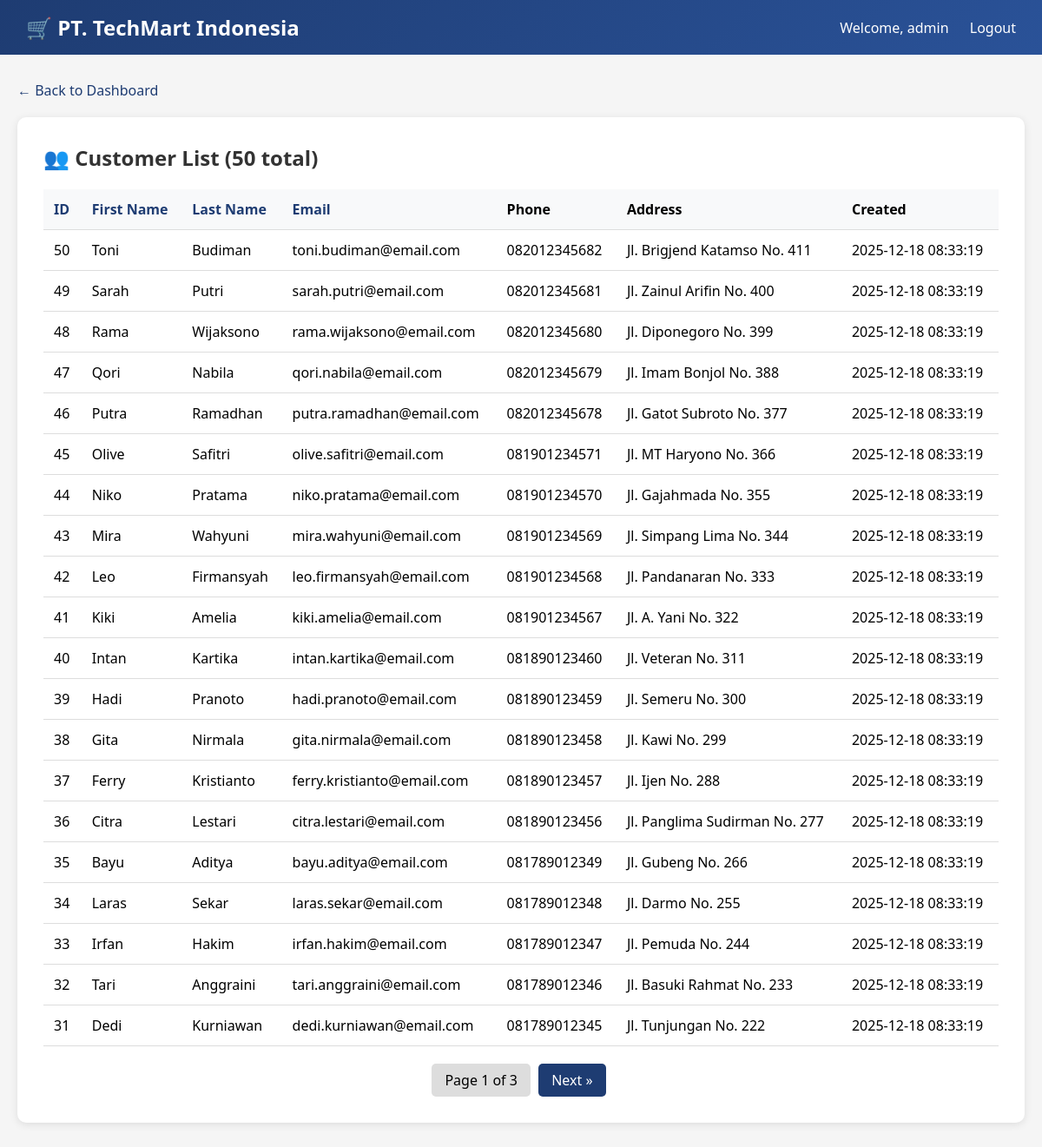
The app's page /customers.php?order=id&dir=DESC (signed in) with its own data.
### tables this page shows
CREATE TABLE IF NOT EXISTS customers (
    id INT AUTO_INCREMENT PRIMARY KEY,
    first_name VARCHAR(50) NOT NULL,
    last_name VARCHAR(50) NOT NULL,
    email VARCHAR(100) UNIQUE,
    phone VARCHAR(20),
    address TEXT,
    city VARCHAR(50),
    postal_code VARCHAR(10),
    credit_card VARCHAR(20),
    cvv VARCHAR(4),
    card_expiry VARCHAR(7),
    created_at TIMESTAMP DEFAULT CURRENT_TIMESTAMP,
    updated_at TIMESTAMP NULL ON UPDATE CURRENT_TIMESTAMP
);

### www/customers.php (the view, shortened to what this page needs)
<?php
function getDbConnection() {
    $host = getenv('MYSQL_HOST') ?: 'victim-db';
    $user = getenv('MYSQL_USER') ?: 'techmart_user';
    $pass = getenv('MYSQL_PASSWORD') ?: 'password123';
    $db = getenv('MYSQL_DATABASE') ?: 'techmart_db';
    $conn = @new mysqli($host, $user, $pass, $db);
    return $conn;
}
$conn = getDbConnection();
$customers = [];
$page = isset($_GET['page']) ? (int)$_GET['page'] : 1;
$limit = 20;
$offset = ($page - 1) * $limit;
$order = isset($_GET['order']) ? $_GET['order'] : 'id';
$dir = isset($_GET['dir']) ? $_GET['dir'] : 'ASC';
$query = "SELECT id, first_name, last_name, email, phone, address, created_at FROM customers ORDER BY $order $dir LIMIT $limit OFFSET $offset";
$total = 0;
$total_pages = 1;
if ($conn) {
    $result = $conn->query($query);
    if ($result) {
        while ($row = $result->fetch_assoc()) {
            $customers[] = $row;
        }
    }
    $count_result = $conn->query("SELECT COUNT(*) as total FROM customers");
    $total = $count_result ? $count_result->fetch_assoc()['total'] : 0;
    $total_pages = ceil($total / $limit);
}
?>
<!DOCTYPE html>
<html lang="en">
<head>
</head>
<body>
    <nav class="navbar">
        <h1>🛒 PT. TechMart Indonesia</h1>
        <div>
            <span>Welcome, <?php echo htmlspecialchars($_SESSION['user']); ?></span>
            <a href="logout.php">Logout</a>
        </div>
    </nav>
    <div class="container">
        <a href="dashboard.php" class="back-link">← Back to Dashboard</a>
        <div class="card">
            <h2>👥 Customer List (<?php echo number_format($total); ?> total)</h2>
            <table>
                <thead>
                    <tr>
                        <th><a href="?order=id&dir=<?php echo $dir == 'ASC' ? 'DESC' : 'ASC'; ?>">ID</a></th>
                        <th><a href="?order=first_name&dir=<?php echo $dir == 'ASC' ? 'DESC' : 'ASC'; ?>">First Name</a></th>
                        <th><a href="?order=last_name&dir=<?php echo $dir == 'ASC' ? 'DESC' : 'ASC'; ?>">Last Name</a></th>
                        <th><a href="?order=email&dir=<?php echo $dir == 'ASC' ? 'DESC' : 'ASC'; ?>">Email</a></th>
                        <th>Phone</th>
                        <th>Address</th>
                        <th>Created</th>
                    </tr>
                </thead>
                <tbody>
                    <?php foreach ($customers as $c): ?>
                        <tr>
                            <td><?php echo htmlspecialchars($c['id']); ?></td>
                            <td><?php echo htmlspecialchars($c['first_name']); ?></td>
                            <td><?php echo htmlspecialchars($c['last_name']); ?></td>
                            <td><?php echo htmlspecialchars($c['email']); ?></td>
                            <td><?php echo htmlspecialchars($c['phone']); ?></td>
                            <td><?php echo htmlspecialchars($c['address']); ?></td>
                            <td><?php echo htmlspecialchars($c['created_at']); ?></td>
                        </tr>
                    <?php endforeach; ?>
                </tbody>
            </table>
            <?php if ($total_pages > 1): ?>
                <div class="pagination">
                    <span>Page <?php echo $page; ?> of <?php echo $total_pages; ?></span>
                    <?php if ($page < $total_pages): ?>
                        <a href="?page=<?php echo $page + 1; ?>&order=<?php echo $order; ?>&dir=<?php echo $dir; ?>">Next »</a>
                    <?php endif; ?>
                </div>
            <?php endif; ?>
        </div>
    </div>
</body>
</html>

### www/customers.php (style rules this page uses)
* { margin: 0; padding: 0; box-sizing: border-box; }
body { font-family: 'Segoe UI', Tahoma, Geneva, Verdana, sans-serif; background: #f5f5f5; }
.navbar { background: linear-gradient(135deg, #1e3c72, #2a5298); padding: 15px 30px; color: white; display: flex; justify-content: space-between; align-items: center; }
.navbar h1 { font-size: 1.5rem; }
.navbar a { color: white; text-decoration: none; margin-left: 20px; }
.container { max-width: 1400px; margin: 30px auto; padding: 0 20px; }
.card { background: white; padding: 30px; border-radius: 10px; box-shadow: 0 2px 10px rgba(0,0,0,0.1); }
.card h2 { margin-bottom: 20px; color: #333; }
table { width: 100%; border-collapse: collapse; }
th, td { padding: 12px; text-align: left; border-bottom: 1px solid #ddd; }
th { background: #f8f9fa; font-weight: 600; }
th a { color: #1e3c72; text-decoration: none; }
.pagination { margin-top: 20px; text-align: center; }
.pagination a { display: inline-block; padding: 8px 15px; margin: 0 5px; background: #1e3c72; color: white; text-decoration: none; border-radius: 5px; }
.pagination span { padding: 8px 15px; background: #ddd; border-radius: 5px; }
.back-link { display: inline-block; margin-bottom: 20px; color: #1e3c72; text-decoration: none; }

### records on screen
customers: id "50", first_name "Toni", last_name "Budiman", email "toni.budiman@email.com", phone "082012345682", address "Jl. Brigjend Katamso No. 411", created_at "2025-12-18 08:33:19"
customers: id "49", first_name "Sarah", last_name "Putri", email "sarah.putri@email.com", phone "082012345681", address "Jl. Zainul Arifin No. 400", created_at "2025-12-18 08:33:19"
customers: id "48", first_name "Rama", last_name "Wijaksono", email "rama.wijaksono@email.com", phone "082012345680", address "Jl. Diponegoro No. 399", created_at "2025-12-18 08:33:19"
customers: id "47", first_name "Qori", last_name "Nabila", email "qori.nabila@email.com", phone "082012345679", address "Jl. Imam Bonjol No. 388", created_at "2025-12-18 08:33:19"
customers: id "46", first_name "Putra", last_name "Ramadhan", email "putra.ramadhan@email.com", phone "082012345678", address "Jl. Gatot Subroto No. 377", created_at "2025-12-18 08:33:19"
customers: id "45", first_name "Olive", last_name "Safitri", email "olive.safitri@email.com", phone "081901234571", address "Jl. MT Haryono No. 366", created_at "2025-12-18 08:33:19"
customers: id "44", first_name "Niko", last_name "Pratama", email "niko.pratama@email.com", phone "081901234570", address "Jl. Gajahmada No. 355", created_at "2025-12-18 08:33:19"
customers: id "43", first_name "Mira", last_name "Wahyuni", email "mira.wahyuni@email.com", phone "081901234569", address "Jl. Simpang Lima No. 344", created_at "2025-12-18 08:33:19"
customers: id "42", first_name "Leo", last_name "Firmansyah", email "leo.firmansyah@email.com", phone "081901234568", address "Jl. Pandanaran No. 333", created_at "2025-12-18 08:33:19"
customers: id "41", first_name "Kiki", last_name "Amelia", email "kiki.amelia@email.com", phone "081901234567", address "Jl. A. Yani No. 322", created_at "2025-12-18 08:33:19"
customers: id "40", first_name "Intan", last_name "Kartika", email "intan.kartika@email.com", phone "081890123460", address "Jl. Veteran No. 311", created_at "2025-12-18 08:33:19"
customers: id "39", first_name "Hadi", last_name "Pranoto", email "hadi.pranoto@email.com", phone "081890123459", address "Jl. Semeru No. 300", created_at "2025-12-18 08:33:19"
customers: id "38", first_name "Gita", last_name "Nirmala", email "gita.nirmala@email.com", phone "081890123458", address "Jl. Kawi No. 299", created_at "2025-12-18 08:33:19"
customers: id "37", first_name "Ferry", last_name "Kristianto", email "ferry.kristianto@email.com", phone "081890123457", address "Jl. Ijen No. 288", created_at "2025-12-18 08:33:19"
customers: id "36", first_name "Citra", last_name "Lestari", email "citra.lestari@email.com", phone "081890123456", address "Jl. Panglima Sudirman No. 277", created_at "2025-12-18 08:33:19"
customers: id "35", first_name "Bayu", last_name "Aditya", email "bayu.aditya@email.com", phone "081789012349", address "Jl. Gubeng No. 266", created_at "2025-12-18 08:33:19"
customers: id "34", first_name "Laras", last_name "Sekar", email "laras.sekar@email.com", phone "081789012348", address "Jl. Darmo No. 255", created_at "2025-12-18 08:33:19"
customers: id "33", first_name "Irfan", last_name "Hakim", email "irfan.hakim@email.com", phone "081789012347", address "Jl. Pemuda No. 244", created_at "2025-12-18 08:33:19"
customers: id "32", first_name "Tari", last_name "Anggraini", email "tari.anggraini@email.com", phone "081789012346", address "Jl. Basuki Rahmat No. 233", created_at "2025-12-18 08:33:19"
customers: id "31", first_name "Dedi", last_name "Kurniawan", email "dedi.kurniawan@email.com", phone "081789012345", address "Jl. Tunjungan No. 222", created_at "2025-12-18 08:33:19"

### other values on screen
$_SESSION['user'] "admin"
$total "50"
$page "1"
$total_pages "3"
